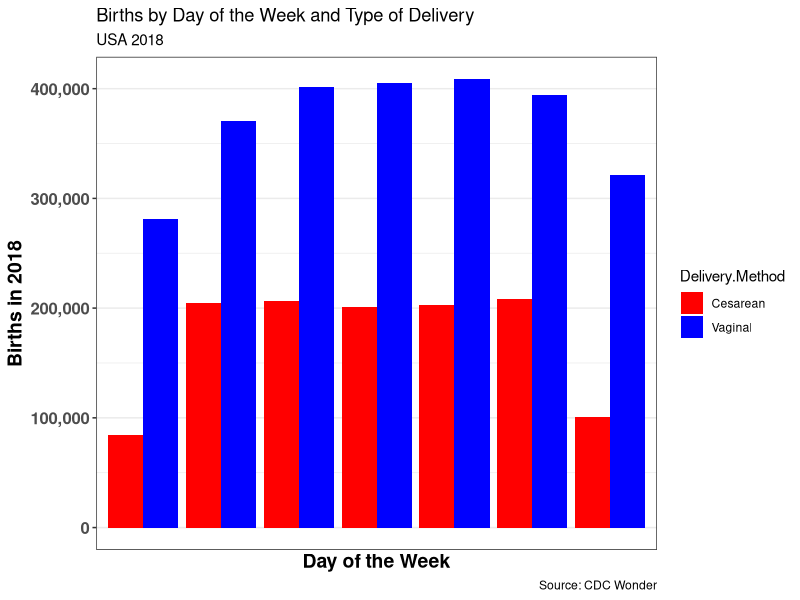

R code for this plot:
rm(list=ls())
library(tidyverse)
library(scales)


D = read.table('Natality, 2016-2018 expanded.txt',
               header=TRUE, sep="\t") %>%
     mutate(day = factor(substr(Weekday,1,3),
                         levels=c('Sun','Mon','Tue',
                                  'Wed','Thu','Fri',
                                  'Sat'))) %>%
     group_by(day,Delivery.Method) %>%
     summarize(births=sum(Births)) %>%
     filter( Delivery.Method %in% c('Vaginal','Cesarean'))


ggplot(data=D) +
  aes(x=day, y=births,fill=Delivery.Method) + 
  geom_bar(position='dodge',
           stat='identity') +
  theme_bw() +
  theme(axis.text = element_text(face='bold',size=12),
        axis.title = element_text(face='bold',size=14)) +
  labs(title='Births by Day of the Week and Type of Delivery',
       subtitle='USA 2018',
       caption='Source: CDC Wonder',
       y='Births in 2018',
       x='Day of the Week') +
  scale_x_discrete(breaks=0:6, 
                   labels=c('Sun','Mon','Tue',
                            'Wed','Thu','Fri',
                            'Sat')) +
  scale_y_continuous(labels=comma) +
  scale_fill_manual(values=c('red','blue'))

ggsave(filename='USA-2018-births-by-day-and-delivery-type.png',
       height=8, width=8, units='in', dpi=300)
